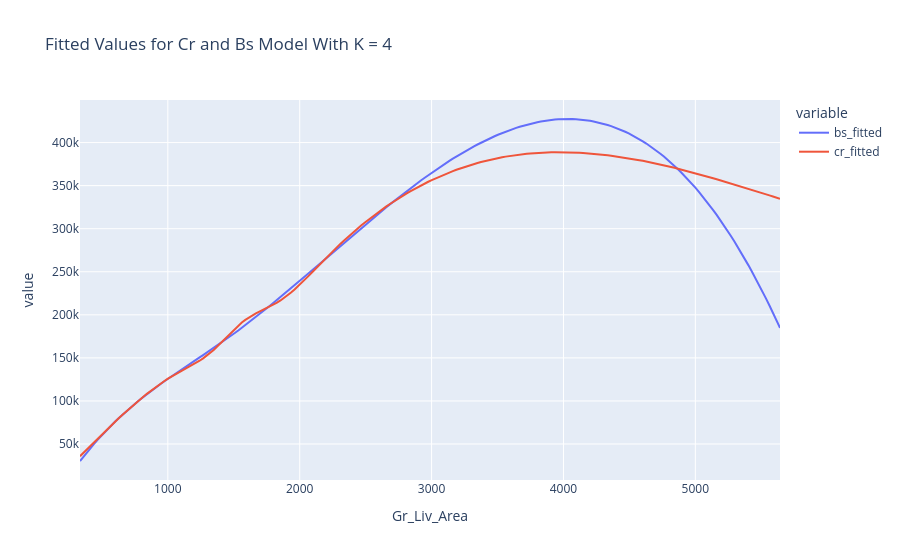
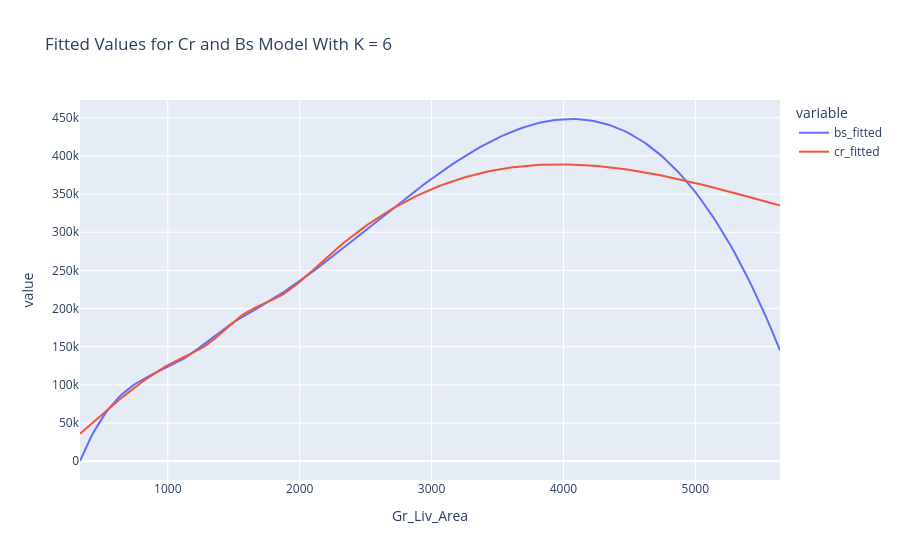
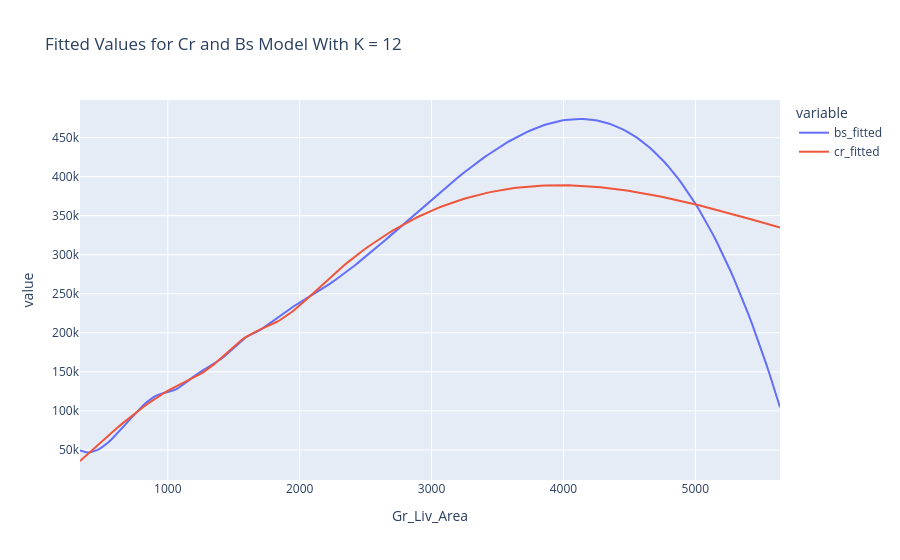

Notebook code for these charts, in order:
### Code cell
for k in k_list:
    cr_bs_df_plot = cr_bs_df[cr_bs_df["degree"] == str(k)].copy()

    fig = px.line(cr_bs_df_plot, x ="Gr_Liv_Area", y = ["bs_fitted","cr_fitted"], title = f"Fitted Values for Cr and Bs Model With K = {k}")

    fig.show()

### Figure 1 — Plotly figure (JSON) as saved in the notebook; plotly's stock layout.template omitted (floating-point values rounded to 4 significant figures; data arrays with more than 128 entries replaced by an {"elided": "..."} marker saying what was removed)
{"data": [{"hovertemplate": "variable=bs_fitted<br>Gr_Liv_Area=%{x}<br>value=%{y}<extra></extra>", "legendgroup": "bs_fitted", "line": {"color": "#636efa", "dash": "solid"}, "marker": {"symbol": "circle"}, "mode": "lines", "name": "bs_fitted", "orientation": "v", "showlegend": true, "type": "scatter", "x": {"elided": "200 float values"}, "xaxis": "x", "y": {"elided": "200 float values"}, "yaxis": "y"}, {"hovertemplate": "variable=cr_fitted<br>Gr_Liv_Area=%{x}<br>value=%{y}<extra></extra>", "legendgroup": "cr_fitted", "line": {"color": "#EF553B", "dash": "solid"}, "marker": {"symbol": "circle"}, "mode": "lines", "name": "cr_fitted", "orientation": "v", "showlegend": true, "type": "scatter", "x": {"elided": "200 float values"}, "xaxis": "x", "y": {"elided": "200 float values"}, "yaxis": "y"}], "layout": {"legend": {"title": {"text": "variable"}, "tracegroupgap": 0}, "title": {"text": "Fitted Values for Cr and Bs Model With K = 4"}, "xaxis": {"anchor": "y", "domain": [0, 1], "title": {"text": "Gr_Liv_Area"}}, "yaxis": {"anchor": "x", "domain": [0, 1], "title": {"text": "value"}}}}

### Figure 2 — Plotly figure (JSON) as saved in the notebook; plotly's stock layout.template omitted (floating-point values rounded to 4 significant figures; data arrays with more than 128 entries replaced by an {"elided": "..."} marker saying what was removed)
{"data": [{"hovertemplate": "variable=bs_fitted<br>Gr_Liv_Area=%{x}<br>value=%{y}<extra></extra>", "legendgroup": "bs_fitted", "line": {"color": "#636efa", "dash": "solid"}, "marker": {"symbol": "circle"}, "mode": "lines", "name": "bs_fitted", "orientation": "v", "showlegend": true, "type": "scatter", "x": {"elided": "200 float values"}, "xaxis": "x", "y": {"elided": "200 float values"}, "yaxis": "y"}, {"hovertemplate": "variable=cr_fitted<br>Gr_Liv_Area=%{x}<br>value=%{y}<extra></extra>", "legendgroup": "cr_fitted", "line": {"color": "#EF553B", "dash": "solid"}, "marker": {"symbol": "circle"}, "mode": "lines", "name": "cr_fitted", "orientation": "v", "showlegend": true, "type": "scatter", "x": {"elided": "200 float values"}, "xaxis": "x", "y": {"elided": "200 float values"}, "yaxis": "y"}], "layout": {"legend": {"title": {"text": "variable"}, "tracegroupgap": 0}, "title": {"text": "Fitted Values for Cr and Bs Model With K = 6"}, "xaxis": {"anchor": "y", "domain": [0, 1], "title": {"text": "Gr_Liv_Area"}}, "yaxis": {"anchor": "x", "domain": [0, 1], "title": {"text": "value"}}}}

### Figure 3 — Plotly figure (JSON) as saved in the notebook; plotly's stock layout.template omitted (floating-point values rounded to 4 significant figures; data arrays with more than 128 entries replaced by an {"elided": "..."} marker saying what was removed)
{"data": [{"hovertemplate": "variable=bs_fitted<br>Gr_Liv_Area=%{x}<br>value=%{y}<extra></extra>", "legendgroup": "bs_fitted", "line": {"color": "#636efa", "dash": "solid"}, "marker": {"symbol": "circle"}, "mode": "lines", "name": "bs_fitted", "orientation": "v", "showlegend": true, "type": "scatter", "x": {"elided": "200 float values"}, "xaxis": "x", "y": {"elided": "200 float values"}, "yaxis": "y"}, {"hovertemplate": "variable=cr_fitted<br>Gr_Liv_Area=%{x}<br>value=%{y}<extra></extra>", "legendgroup": "cr_fitted", "line": {"color": "#EF553B", "dash": "solid"}, "marker": {"symbol": "circle"}, "mode": "lines", "name": "cr_fitted", "orientation": "v", "showlegend": true, "type": "scatter", "x": {"elided": "200 float values"}, "xaxis": "x", "y": {"elided": "200 float values"}, "yaxis": "y"}], "layout": {"legend": {"title": {"text": "variable"}, "tracegroupgap": 0}, "title": {"text": "Fitted Values for Cr and Bs Model With K = 12"}, "xaxis": {"anchor": "y", "domain": [0, 1], "title": {"text": "Gr_Liv_Area"}}, "yaxis": {"anchor": "x", "domain": [0, 1], "title": {"text": "value"}}}}
